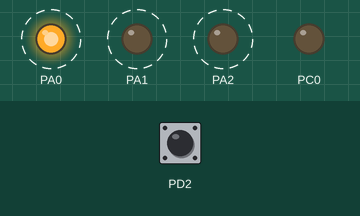
Simulated run of this program. Board: ATmega32, built with avr-gcc and emulated at 8 MHz. Shown: output pins drawn as LEDs (lit = HIGH). Dashed ring = blinking. The test bench sets the inputs (shaded band); at power-on: PD2 HIGH.

Above: at 0.7 s.
1.3 s: PD2 pulled LOW for 0.15 s
At 1.55 s:
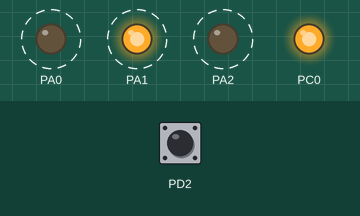
4.3 s: PD2 pulled LOW for 1 s
At 5.4 s:
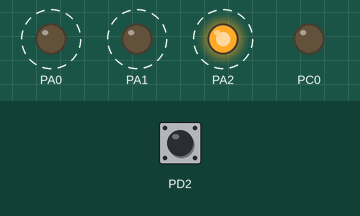
7.3 s: PD2 pulled LOW for 3.2 s
At 10.85 s:
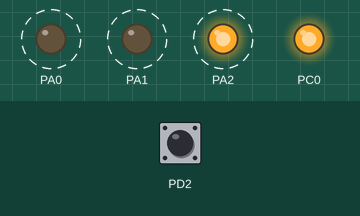
Timing chart, 0 to 18.0 s (numbered marks = the images above; inputs shaded):
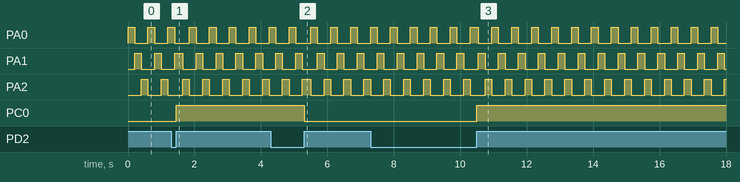

Measured:
- after the input at 1.3 s, PC0: LOW → HIGH after 0.15 s
- after the input at 4.3 s, PC0: HIGH → LOW after 1.0 s
- after the input at 7.3 s, PC0: LOW → HIGH after 3.2 s
- by itself, PA0–2: alternates HIGH for 0.20 s and LOW for 0.40 s

The program:

main.c
```c
/*
 * interrupt12.c
 *
 * Created: 10/11/2019 15:18:59
 * Author : olive
 */

#include <avr/io.h>
#define F_CPU 8000000UL
 #include <avr/interrupt.h>
  #include <util/delay.h>

ISR(INT0_vect)
{
	PORTC ^= (1<<PC0);  /* Toggle PORTC PC0 */
	_delay_ms(50);


}

int main(void)
{
    /* Replace with your application code */

	DDRA = 0x07;
	DDRC = 1<<PC0;
	DDRD = 0;
	PORTD = 1<<PD2;
	GICR = 1<<INT0; /* Enable INT0*/
	 MCUCR = 1<<ISC01 | 1<<ISC00; /* Trigger INT0 on rising edge */
	 sei();
    while (1)
    {
		PORTA = 1<<PA0;
		_delay_ms(200);
	    PORTA = 1<<PA1;
		_delay_ms(200);
		PORTA = 1<<PA2;
		 _delay_ms(200);


    }
	return 0;
}
```
